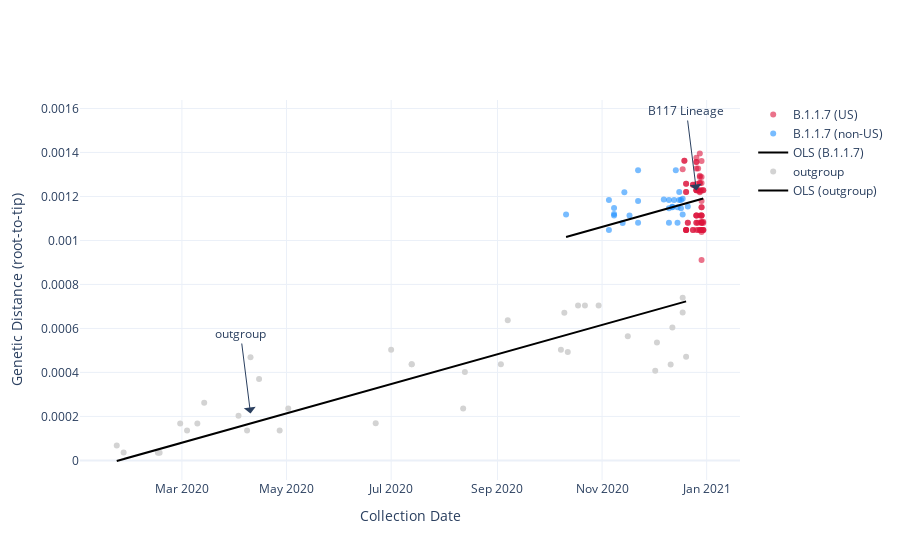

Here is the notebook cell this chart was saved with:
### Code cell
def b117_genetic_distance(gisaid_data, msa_fp, b117_meta, patient_zero, sample_sz=250, clock_rate=8e-4):
    # nabla_symbol = u"\u2207"
    croft_meta = pd.read_csv(b117_meta, sep='\t')
    croft_meta = croft_meta[croft_meta['Country']!='USA'].copy()
    # extract B117 samples from Emma Croft's build
    b117_ids = croft_meta[croft_meta['Pangolin Lineage']=='B.1.1.7'].sample(sample_sz)['Strain'].unique().tolist()
    # extract outgroup samples from Emma Croft's build
    outgrp_ids = croft_meta[~croft_meta['Pangolin Lineage'].isin(['B.1.1.7', 'B.1.1.70', 'B.1.351'])].sample(sample_sz)['Strain'].unique().tolist()
    # extract B117 US samples from GISAID
    us_ids = gisaid_data[(gisaid_data['country']=='United States of America')
                      & (gisaid_data['pangolin_lineage']=='B.1.1.7')]['strain'].unique().tolist()
    sois = us_ids+outgrp_ids+b117_ids+[patient_zero]
    tree_fp = Path('tmp/b117_seqs_aligned.fasta' + '.treefile')
    if not Path.isfile(tree_fp):
        bs.fetch_seqs(msa_fp, 'tmp/b117_seqs_aligned.fasta', sois, is_aligned=True)
        tree_fp = bs.compute_tree('tmp/b117_seqs_aligned.fasta', num_cpus=20, redo=True)
    tree = ot.load_tree(tree_fp, patient_zero)
    dists = {n.name: tree.distance(n.name, patient_zero) for n in tree.get_terminals()}
    dists_df = (pd.DataFrame(index=dists.keys(), data=dists.values(), 
                      columns=['genetic_distance'])
         .reset_index()
         .rename(columns={'index': 'strain'}))
    b117_meta = gisaid_data[(gisaid_data['strain'].isin(sois))].drop_duplicates(subset=['strain']).copy()
    dists_df = pd.merge(dists_df, b117_meta, on='strain')
    dists_df.loc[:, 'group'] = 'outgroup'
    dists_df.loc[dists_df['strain'].isin(b117_ids), 'group'] = 'B.1.1.7 (non-US)'
    dists_df.loc[dists_df['strain'].isin(us_ids), 'group'] = 'B.1.1.7 (US)'
#     dists_df = dists_df.loc[~((dists_df['group']=='outgroup') & (dists_df['num_nt_subs']>=0.001))]
    dists_df = dists_df[~dists_df['date'].isna()]
    dists_df.loc[:, 'date'] = pd.to_datetime(dists_df['date'], errors='coerce')
    dists_df['time'] = dists_df['date'].astype(str).apply(bv.decimal_date)
    b117_model = ols('genetic_distance ~ time', data=dists_df[dists_df['group']!='outgroup']).fit()
    b117_model.params['time'] = clock_rate
    b117_preds = dists_df[dists_df['group']!='outgroup'].copy()
    b117_model.params['Intercept'] = np.mean(b117_preds['genetic_distance'] - (clock_rate*b117_preds['time']))
    b117_preds.loc[:, 'predictions'] = b117_model.predict(b117_preds['time'])
    b117_n = int(b117_preds.shape[0] / 2)
    outgrp_model = ols('genetic_distance ~ time', 
                       data=dists_df[dists_df['group']=='outgroup']).fit()
    outgrp_model.params['time'] = clock_rate
    outgrp_preds = dists_df[dists_df['group']=='outgroup'].copy()
    outgrp_model.params['Intercept'] = np.mean(outgrp_preds['genetic_distance'] - (clock_rate*outgrp_preds['time']))
    outgrp_preds.loc[:, 'predictions'] = outgrp_model.predict(outgrp_preds['time'])
    outgrp_n = int(outgrp_preds.shape[0] / 2)
    fig = go.Figure(
        data=go.Scatter(y=dists_df[dists_df['group']=='B.1.1.7 (US)']['genetic_distance'], 
                                    x=dists_df[dists_df['group']=='B.1.1.7 (US)']['date'],
                                    name='B.1.1.7 (US)', mode='markers',
                                    text=dists_df[dists_df['group']=='B.1.1.7 (US)']['strain'],
                                    hovertemplate =
                                    'Sample: %{text}',
                                    marker_color='rgba(220,20,60,.6)'))
    fig.add_trace(
        go.Scatter(y=dists_df[dists_df['group']=='B.1.1.7 (non-US)']['genetic_distance'], 
                   x=dists_df[dists_df['group']=='B.1.1.7 (non-US)']['date'],
                   mode='markers', marker_color='rgba(30,144,255,.6)', 
                   name='B.1.1.7 (non-US)'
                 ))
    fig.add_trace(go.Scatter(y=b117_preds['predictions'], 
                             x=b117_preds['date'], name='OLS (B.1.1.7)', 
                             mode='lines', line_color='rgba(0,0,0,1.)'))
    fig.add_annotation(x=b117_preds.iloc[b117_n]['date'], 
                       y=b117_preds.iloc[b117_n]['predictions'],
            text=f"B117 Lineage",
            showarrow=True,
            arrowhead=1, yshift=10, arrowsize=2, ay=-80)
    fig.add_trace(
        go.Scatter(y=dists_df[dists_df['group']=='outgroup']['genetic_distance'], 
                   x=dists_df[dists_df['group']=='outgroup']['date'],
                   mode='markers', marker_color='rgb(211,211,211, .6)', 
                   name='outgroup'
                 ))
    fig.add_trace(go.Scatter(y=outgrp_preds['predictions'], 
                             x=outgrp_preds['date'], name='OLS (outgroup)', 
                             mode='lines', line_color='rgba(0,0,0,1.)'))
    fig.add_annotation(x=outgrp_preds.iloc[outgrp_n]['date'], 
                       y=outgrp_preds.iloc[outgrp_n]['predictions'],
            text=f"outgroup",
            showarrow=True,
            arrowhead=1, yshift=10, arrowsize=2, ay=-80)
    fig.update_layout(yaxis_title='Genetic Distance (root-to-tip)',
                      xaxis_title='Collection Date',
                      template='plotly_white', autosize=True)#, height=850,
    return fig, dists_df

fig, dists = b117_genetic_distance(gisaid, input_params['msa_fp'], 
                            input_params['b117_meta'], input_params['patient_zero'])
fig.show()
